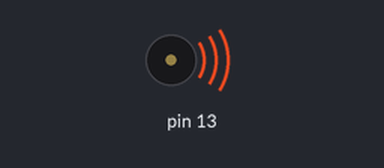
Bench run of a sketch on a simulated Arduino Uno, built with avr-gcc and run on an emulated ATmega328P. Parts: buzzer (waves = sounding).

Above: at 0.1 s.
Timing chart, 0 to 1.6 s (numbered marks = the images above):
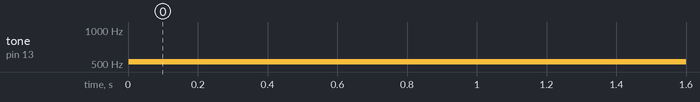

Measured:
- by itself, tone on pin 13: silent → 523 Hz at 0.00 s

The sketch:

sketch_sep03a.ino
```cpp
#include "arduinoFFT.h"

/*************************************************

 * Public Constants

 *************************************************/


#define NOTE_C4  262
#define NOTE_CS4 277
#define NOTE_D4  294
#define NOTE_DS4 311
#define NOTE_E4  330
#define NOTE_F4  349
#define NOTE_FS4 370
#define NOTE_G4  392
#define NOTE_GS4 415
#define NOTE_A4  440
#define NOTE_AS4 466
#define NOTE_B4  494
#define NOTE_C5  523
#define NOTE_CS5 554
#define NOTE_D5  587
#define NOTE_DS5 622
#define NOTE_E5  659
#define NOTE_F5  698
#define NOTE_FS5 740
#define NOTE_G5  784
#define NOTE_GS5 831
#define NOTE_A5  880
#define NOTE_AS5 932
#define NOTE_B5  988
#define NOTE_C6  1047

#define DATA_SIZE 128
#define FS 8000
#define BPM 120
#define timeSig .75

arduinoFFT FFT = arduinoFFT();

unsigned int period;
unsigned long ms;

double vReal[DATA_SIZE];
double vImag[DATA_SIZE];

int rowC4[]={
  NOTE_C4,NOTE_C4,NOTE_C4,NOTE_D4,NOTE_E4,
  NOTE_E4,NOTE_D4,NOTE_E4,NOTE_F4,NOTE_G4,
  NOTE_C5,NOTE_C5,NOTE_C5,NOTE_G4,NOTE_G4,
  NOTE_G4,NOTE_E4,NOTE_E4,NOTE_E4,NOTE_C4,
  NOTE_C4,NOTE_C4,NOTE_G4,NOTE_F4,NOTE_E4,
  NOTE_D4,NOTE_C4
};

int rowC5[]={
  NOTE_C5,NOTE_C5,NOTE_C5,NOTE_D5,NOTE_E5,
  NOTE_E5,NOTE_D5,NOTE_E5,NOTE_F5,NOTE_G5,
  NOTE_C6,NOTE_C6,NOTE_C6,NOTE_G5,NOTE_G5,
  NOTE_G5,NOTE_E5,NOTE_E5,NOTE_E5,NOTE_C5,
  NOTE_C5,NOTE_C5,NOTE_G5,NOTE_F5,NOTE_E5,
  NOTE_D5,NOTE_C5
};

double tempoDur[]={
  1,1,.66,.33,1,.66,.33,.66,.33,2,
  .33,.33,.33,.33,.33,.33,.33,.33,
  .33,.33,.33,.33,.66,.33,.66,.33,2
};

void playMusic(){
  for(int i = 0; i < 27; ++i){
    tone(13,rowC5[i],(1000*timeSig*tempoDur[i])/(BPM/60));
    //delay(1000*timeSig*tempoDur[i]/(BPM/60));
  }
}

void setup(void)
{
  Serial.begin(115200);
  period = round(1000000*(1.0/FS));

}

void loop(void)
{
//  for(int i = 0; i < DATA_SIZE; ++i){
//    ms = micros();
//    vReal[i] = analogRead(0);
//    vImag[i] = 0;
//    while(micros() < ms+period){
//
//    }
//  }
//
//
//  FFT.Windowing(vReal, DATA_SIZE, FFT_WIN_TYP_HAMMING, FFT_FORWARD);
//  FFT.Compute(vReal, vImag, DATA_SIZE, FFT_FORWARD);
//  FFT.ComplexToMagnitude(vReal, vImag, DATA_SIZE);
//
//  double peak = FFT.MajorPeak(vReal, DATA_SIZE, FS);
//  Serial.println(peak);

  playMusic();

}
```
